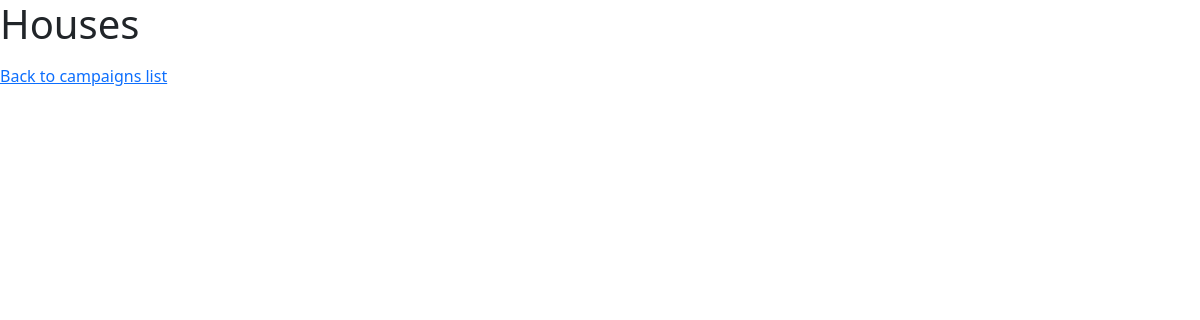
/campaigns/houses2/1, run on an earlier commit of the app's database.
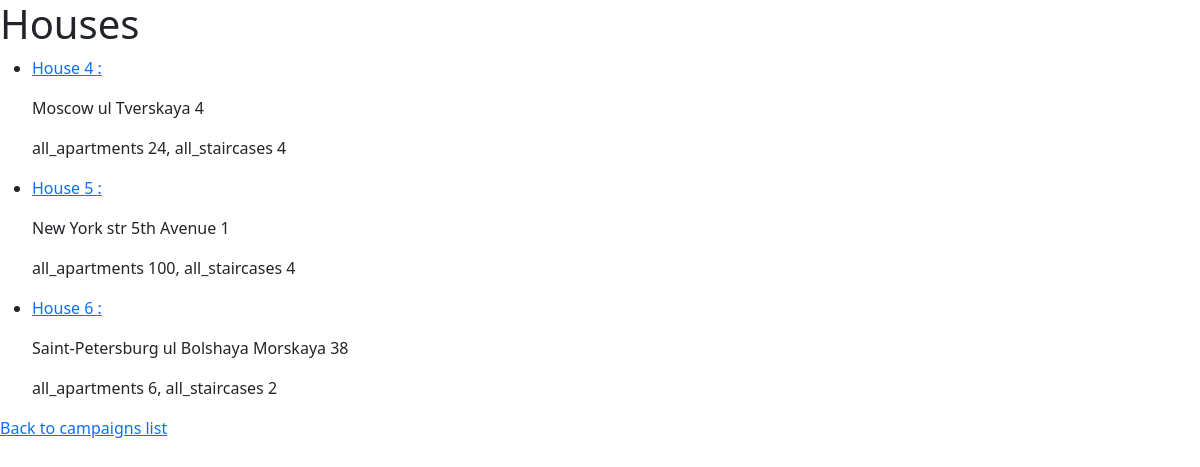
And on a later commit of the database.
### campaigns/models.py (models this page shows, shortened)
class House(models.Model):
	city = models.CharField(max_length = 64)
	street_type = models.CharField(max_length = 5)
	street_name = models.CharField(max_length = 64)
	house_number = models.IntegerField()
	qnt_apts = models.IntegerField()
	qnt_strs = models.IntegerField()
	campaigns = models.ManyToManyField(Campaign, blank=True, related_name = 'c_objects')

### campaigns/views.py (the view)
# urls.py: path('houses2/<int:user2_id>', views.h2_index, name = 'h2_index'),
def h2_index(request, user2_id):
	user2 = User.objects.get(pk = user2_id)
	return render(request, 'campaigns/h2_index.html', {
		'houses' : House.objects.all(),
		'user2' : user2,
		})

### campaigns/templates/campaigns/h2_index.html
{% extends 'campaigns/layout.html' %}
{% block body %}
	<h1>Houses</h1>
	<ul>
		{% for house in houses %}
		<li>
			<a href="{% url 'campaigns:house' house.id %}">
				<p> House {{house.id}} : </p>
			</a>
				<p> {{house.city}} {{house.street_type}} {{house.street_name}} {{house.house_number}}</p>
				<p> all_apartments {{house.qnt_apts}}, all_staircases {{house.qnt_strs}}</p>
		</li>
		{% endfor %}
	</ul>
	<a href = "{% url 'campaigns:indexplususer2' user2.id %}"> Back to campaigns list </a>
{% endblock %}

What changed in the data, as far as the page shows it:
added House: id "4", city "Moscow", street_type "ul", street_name "Tverskaya", house_number "4", qnt_apts "24", qnt_strs "4"
added House: id "5", city "New York", street_type "str", street_name "5th Avenue", house_number "1", qnt_apts "100", qnt_strs "4"
added House: id "6", city "Saint-Petersburg", street_type "ul", street_name "Bolshaya Morskaya", house_number "38", qnt_apts "6", qnt_strs "2"
